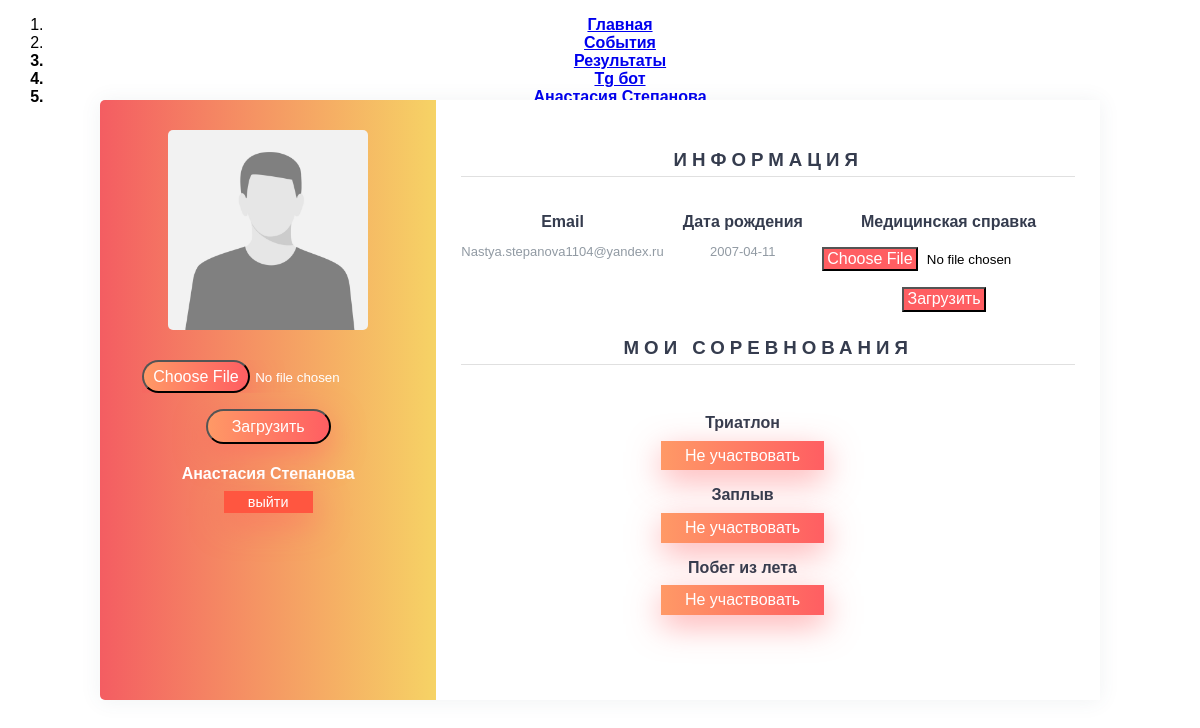
Screenshot of /profile (signed in) with the database file from the repository.
### data/users.py (models this page shows, shortened)
class User(SqlAlchemyBase, UserMixin, SerializerMixin):
    __tablename__ = 'users'
    id = sqlalchemy.Column(sqlalchemy.Integer,
                           primary_key=True, autoincrement=True)
    username = sqlalchemy.Column(sqlalchemy.String, index=True, nullable=True)
    surname = sqlalchemy.Column(sqlalchemy.String, index=True, nullable=True)
    email = sqlalchemy.Column(sqlalchemy.String, index=True, unique=True, nullable=True)
    age = sqlalchemy.Column(sqlalchemy.Date, index=True, nullable=True)
    gender = sqlalchemy.Column(sqlalchemy.Integer, index=True, nullable=True)
    avatar = sqlalchemy.Column(sqlalchemy.String, index=True, nullable=True)
    status = sqlalchemy.Column(sqlalchemy.Integer, index=True, nullable=True)
    docs = sqlalchemy.Column(sqlalchemy.String, index=True, nullable=True)
    hashed_password = sqlalchemy.Column(sqlalchemy.String, nullable=True)
    user_competitions = orm.relationship("User_competitions", back_populates='user')

### data/user_competitions.py (models this page shows)
class User_competitions(SqlAlchemyBase, UserMixin, SerializerMixin):
    __tablename__ = 'user_competitions'
    id = sqlalchemy.Column(sqlalchemy.Integer,
                           primary_key=True, autoincrement=True)
    user_id = sqlalchemy.Column(sqlalchemy.INT, sqlalchemy.ForeignKey("users.id"))
    type = sqlalchemy.Column(sqlalchemy.INT, sqlalchemy.ForeignKey("competition.id"))
    user = orm.relationship('User')
    competition = orm.relationship('Competition')

### data/competition.py (models this page shows)
class Competition(SqlAlchemyBase, UserMixin, SerializerMixin):
    __tablename__ = 'competition'
    id = sqlalchemy.Column(sqlalchemy.Integer,
                           primary_key=True, autoincrement=True)
    name = sqlalchemy.Column(sqlalchemy.TEXT, index=True, nullable=True)
    status = sqlalchemy.Column(sqlalchemy.Integer, index=True, nullable=True)
    date = sqlalchemy.Column(sqlalchemy.DateTime, index=True, nullable=True)
    description = sqlalchemy.Column(sqlalchemy.TEXT, index=True, nullable=True)
    photo = sqlalchemy.Column(sqlalchemy.String, index=True, nullable=True)
    place = sqlalchemy.Column(sqlalchemy.String, index=True, nullable=True)
    res = sqlalchemy.Column(sqlalchemy.String, index=True, nullable=True)
    user_competitions = orm.relationship("User_competitions", back_populates='competition')

### server.py (the view)
@app.route("/profile")
def profile():
    db_sess = db_session.create_session()
    now_id = current_user.id
    u_s = db_sess.query(User_competitions).filter(User_competitions.user_id == now_id).all()
    return render_template("profile.html", competitions=u_s, title='Мой профиль')

### data/db_session.py (called while the page is built)
def create_session() -> Session:
    global __factory
    return __factory()

### server.py (called while the page is built)
@login_manager.user_loader
def load_user(user_id):
    db_sess = db_session.create_session()
    return db_sess.query(User).get(user_id)

### templates/profile.html (shortened to what this page needs)
<!DOCTYPE html>
<html lang="en">
<head>
    <link rel="stylesheet" type="text/css" href="{{url_for('static', filename='css/style.css')}}">
    <link rel="stylesheet" type="text/css" href="{{url_for('static', filename='css/style2.css')}}">
    <link rel="stylesheet/less" type="text/css" href="{{url_for('static', filename='css/style.less')}}">
    </head>
    <body style="background: white">
        <nav class="menu">
          <ol>
            <li class="menu-item"><a href="/" style="font-weight: bold;">Главная</a></li>
            <li class="menu-item"><a href="/events" style="font-weight: bold;">События</a></li>
            <li class="menu-item" style="font-weight: bold;">
              <a href="/results">Результаты</a>
            </li>
            <li class="menu-item" style="font-weight: bold;">
              <a href="https://t.me/Barinova_Rosha_Bot" style="text-transform: none;">Tg бот</a>
            </li>
            {% if current_user.is_authenticated %}
            <li class="menu-item" style="font-weight: bold;"><a href="/profile">{{ current_user.username }} {{ current_user.surname }}</a></li>
            {% else %}
            <li class="menu-item" style="font-weight: bold;"><a href="/login">Профиль</a></li>
            {% endif %}
          </ol>
        </nav>
        <div >
<div class="wrapper" style="  position: absolute;
  top: 50%;
  left: 50%;
  transform: translate(-50%,-50%);
  width: 1000px;
  min-height: 600px;
  display: flex;
  box-shadow: 0 1px 20px 0 rgba(69,90,100,.08);">
    <div class="left" style="  width: 35%;
  background: linear-gradient(to right,#F45D62,#F6D365);
  padding: 30px 25px;
  border-top-left-radius: 5px;
  border-bottom-left-radius: 5px;
  text-align: center;
  color: #fff;">
        <img src="{{ current_user.avatar }}" alt="user" width="200" style="  border-radius: 5px;
  margin-bottom: 10px;">
        <div class="profile-load">
        <form action="{{ url_for('upload') }}" method="POST" enctype="multipart/form-data" id="first">
            <p><input type="file" name="file"></p>
            <button style="
            background: linear-gradient(90deg, #ff9966, #ff5e62);
            padding: 0.4rem 1.5rem;
            border-radius: 50px;
            color: white;
            text-transform: none;
            font-size: 1rem;
            box-shadow: 1px 10px 2rem rgba(255, 94, 98, 0.5);
            transition: all 0.2s ease-in;
            text-decoration: none;" type="submit">Загрузить</button>
        </form>
        </div>
        <h4 style="margin-bottom: 10px;">{{ current_user.username }} {{ current_user.surname }}</h4>
        <a class="btn_primary" href="/logout" style="
                        border: none;
                        outline: none;
                        background: #FF5640;
                        padding: 0.2rem 1.5rem;
                        color: white;
                        text-transform: none;
                        font-size: 0.9rem;
                        box-shadow: 1px 10px 2rem rgba(255, 94, 98, 0.5);
                        transition: all 0.2s ease-in;
                        text-decoration: none;">выйти</a>
    </div>
    <div class="right" style="  width: 75%;
  background: #fff;
  padding: 30px 25px;
  border-top-right-radius: 5px;
  border-bottom-right-radius: 5px;">
        <div class="info" style="  margin-bottom: 25px;">
            <h3 style="    margin-bottom: 15px;
    padding-bottom: 5px;
    border-bottom: 1px solid #e0e0e0;
    color: #353c4e;
  text-transform: uppercase;
  letter-spacing: 5px;">Информация</h3>
            <div class="info_data" style="  display: flex;
  justify-content: space-between;">
                 <div class="data" style="  width: 45%;">
                    <h4 style="    color: #353c4e;
    margin-bottom: 5px;">Email</h4>
                    <p style="  font-size: 13px;
  margin-bottom: 10px;
  color: #919aa3;">{{ current_user.email }}</p>
                 </div>
                 <div class="data" style="  width: 45%;">
                   <h4 style="    color: #353c4e;
    margin-bottom: 5px;
text-transform: none;">Дата рождения</h4>
                    <p style="  font-size: 13px;
  margin-bottom: 10px;
  color: #919aa3;">{{ current_user.age }}</p>
              </div>
                <div class="data" style="  width: 55%;">
                    <h4 style="    color: #353c4e; margin-bottom: 5px;">Медицинская справка</h4>
                    <form action="{{ url_for('upload_file') }}" method="POST" enctype="multipart/form-data" id="second">
                        <p><input type="file" name="file"></p>
                        <button style="
                          margin-right: 9px;
                          background: #ff5e62;
                          padding: 0.1rem 0.2rem;
                          color: white;
                          text-transform: none;
                          font-size: 1rem;
                          transition: all 0.2s ease-in;
                          text-decoration: none;
                          cursor: pointer;
                          transition: background .2s ease-in-out;" type="submit">Загрузить</button>
                 </div>
            </div>
        </div>
      <div class="projects" style="  margin-bottom: 25px;">
            <h3 style="    margin-bottom: 12px;
    padding-bottom: 5px;
    border-bottom: 1px solid #e0e0e0;
    color: #353c4e;
  text-transform: uppercase;
  letter-spacing: 5px;">мои соревнования</h3>
            <div class="projects_data" style="  display: flex;">
                <ul style="margin-left: 26%;">
                {% for item in competitions%}
                 <div class="data" style="">
                    <h4 style="color: #353c4e; margin-bottom: 15px;">{{ item.competition.name}}</h4>
                    <a class="btn_primary" href="/events/del/{{ item.type }}" style="
                        border: none;
                        outline: none;
                        background: linear-gradient(90deg, #ff9966, #ff5e62);
                        padding: 0.4rem 1.5rem;
                        color: white;
                        text-transform: none;
                        font-size: 1rem;
                        box-shadow: 1px 10px 2rem rgba(255, 94, 98, 0.5);
                        transition: all 0.2s ease-in;
                        text-decoration: none;">Не участвовать</a>
                 </div>
                {% endfor %}
                </ul>
            </div>
        </div>
    </div>
</div>
</div>
    </body>
</html>

### static/css/style.css (style rules this page uses)
#first { width: 100%; height: 50%; }
#second { width: 100%; }
body { font-family: 'Roboto Condensed', sans-serif; text-align:center; vertical-align:middle; }
body { font-family: "Overpass", sans-serif; box-sizing: border-box; }

### rows the page displays
User: username "Анастасия", surname "Степанова", avatar (placeholder picture), email "Nastya.stepanova1104@yandex.ru", age "2007-04-11"
User_competitions: competition.name "Триатлон"
User_competitions: competition.name "Заплыв"
User_competitions: competition.name "Побег из лета"
